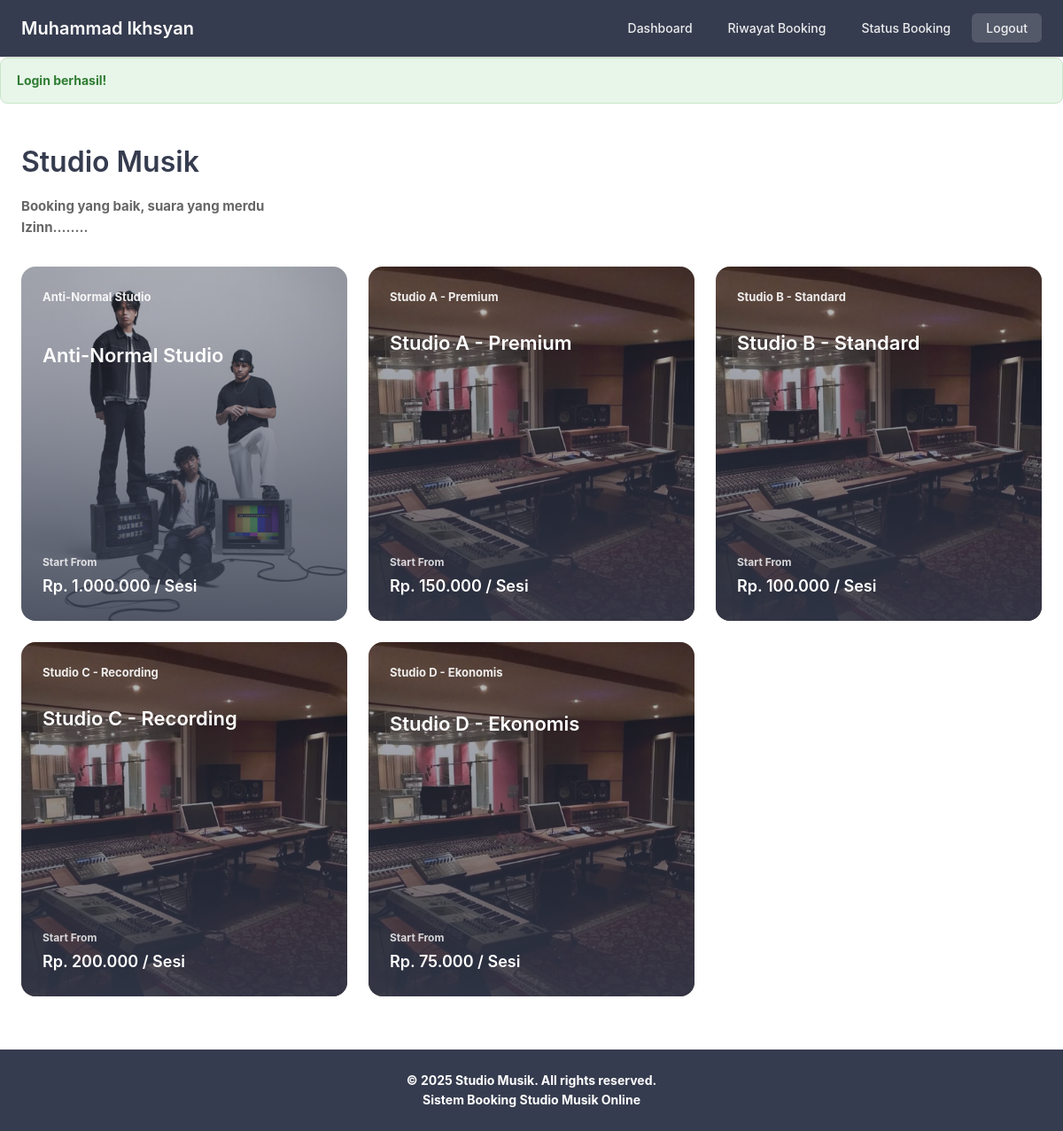
The page /public/index.php?url=user/dashboard (signed in) on the database its author committed.
### tables this page shows
CREATE TABLE `studios` (
  `id_studio` int(11) NOT NULL,
  `nama_studio` varchar(100) NOT NULL,
  `deskripsi` text DEFAULT NULL,
  `harga_per_jam` decimal(10,2) NOT NULL,
  `fasilitas` text DEFAULT NULL,
  `kapasitas` int(11) NOT NULL,
  `gambar` varchar(255) DEFAULT NULL,
  `status_ketersediaan` enum('Tersedia','Tidak Tersedia') DEFAULT 'Tersedia',
  `created_at` timestamp NULL DEFAULT current_timestamp()
);

### app/controllers/UserController.php (called while the page is built, shortened)
<?php
require_once __DIR__ . '/../../core/Controller.php';
class UserController extends Controller {
    public function dashboard() {
        $studioModel = $this->model('Studio');
        $studios = $studioModel->getAvailable();
        $data = [
            'user' => $_SESSION['user'],
            'studios' => $studios,
            'title' => 'Dashboard - Studio Musik'
        ];
        $this->view('user/dashboard', $data);
    }
}
?>

### core/Model.php (called while the page is built, shortened)
<?php
class Model {
    public function __construct() {
        require_once __DIR__ . '/../config/Database.php';
        $database = new Database();
        $this->db = $database->getConnection();
    }
}
?>

### config/Database.php (called while the page is built, shortened)
<?php
class Database {
    private $host = "localhost";
    private $db_name = "studio_music";
    private $username = "root";
    private $password = "";
    public function getConnection() {
        $this->conn = null;
        try {
            $this->conn = new PDO(
                "mysql:host=" . $this->host . ";dbname=" . $this->db_name,
                $this->username,
                $this->password
            );
            $this->conn->setAttribute(PDO::ATTR_ERRMODE, PDO::ERRMODE_EXCEPTION);
            $this->conn->exec("set names utf8");
        } catch(PDOException $e) {
            echo "Connection Error: " . $e->getMessage();
        }
        return $this->conn;
    }
}
?>

### app/models/Studio.php (called while the page is built, shortened)
<?php
require_once __DIR__ . '/../../core/Model.php';
class Studio extends Model {
    protected $table = 'studios';
    public function getAvailable() {
        $query = "SELECT * FROM " . $this->table . " WHERE status_ketersediaan = 'Tersedia' ORDER BY nama_studio ASC";
        $stmt = $this->db->prepare($query);
        $stmt->execute();
        return $stmt->fetchAll(PDO::FETCH_ASSOC);
    }
}
?>

### app/views/user/dashboard.php (the view, shortened to what this page needs)
<?php include __DIR__ . '/../layouts/header.php'; ?>
<div class="dashboard-container">
    <div class="page-header">
        <h2>Studio Musik</h2>
        <p class="subtitle">Booking yang baik, suara yang merdu</p>
        <p class="subtitle">Izinn........</p>
    </div>
    <div class="studio-grid">
        <?php if (!empty($studios)): ?>
            <?php foreach ($studios as $studio): ?>
                <div class="studio-card-modern">
                    <div class="studio-card-image-wrapper">
                        <img src="/Studio-Music/public/images/<?= htmlspecialchars($studio['gambar'] ?? 'default-studio.jpg') ?>" alt="<?= htmlspecialchars($studio['nama_studio']) ?>" class="studio-image-modern">
                        <div class="studio-overlay">
                            <div class="studio-location">
                                <?= htmlspecialchars($studio['nama_studio']) ?>
                            </div>
                            <h3 class="studio-title-overlay"><?= htmlspecialchars($studio['nama_studio']) ?></h3>
                            <div class="studio-footer-overlay">
                                <div class="studio-price-overlay">
                                    <div class="price-label">Start From</div>
                                    <div class="price-amount">Rp. <?= number_format($studio['harga_per_jam'], 0, ',', '.') ?> / Sesi</div>
                                </div>
                            </div>
                        </div>
                    </div>
                </div>
            <?php endforeach; ?>
        <?php else: ?>
            <div class="no-data">
                <p>Belum ada studio tersedia saat ini.</p>
            </div>
        <?php endif; ?>
    </div>
</div>
<?php include __DIR__ . '/../layouts/footer.php'; ?>

### public/css/minimalist.css (style rules this page uses)
* { margin: 0; padding: 0; box-sizing: border-box; }
body { font-family: -apple-system, BlinkMacSystemFont, 'SF Pro Display'; background-color: #ffffff; color: #2c2c2c; line-height: 1.6; font-weight: 700; }
.page-header { margin-bottom: 32px; }
.page-header h2 { font-size: 32px; color: #363c4f; margin-bottom: 12px; font-weight: 600; }
.page-header p, .page-header .subtitle { color: #666; font-size: 15px; }
.studio-grid { display: grid; grid-template-columns: repeat(auto-fill, minmax(320px, 1fr)); gap: 24px; margin-top: 24px; }
.studio-card-modern { background: white; border-radius: 16px; overflow: hidden; transition: all 0.3s ease; cursor: pointer; }
.studio-card-image-wrapper { position: relative; width: 100%; height: 400px; overflow: hidden; }
.studio-image-modern { width: 100%; height: 100%; object-fit: cover; transition: transform 0.5s ease; }
.studio-overlay { position: absolute; top: 0; left: 0; right: 0; bottom: 0; background: linear-gradient(to bottom, rgba(54, 60, 79, 0.3) 0%, rgba(54, 60, 79, 0.85) 100%); padding: 24px; display: flex; flex-direction: column; justify-content: space-between; color: white; }
.studio-location { font-size: 13px; color: rgba(255, 255, 255, 0.9); margin-bottom: 8px; }
.studio-title-overlay { font-size: 22px; font-weight: 600; color: white; margin: 0; }
.studio-footer-overlay { display: flex; justify-content: space-between; align-items: center; }
.studio-price-overlay { flex: 1; }
.price-label { font-size: 12px; color: rgba(255, 255, 255, 0.8); margin-bottom: 4px; }
.price-amount { font-size: 18px; font-weight: 600; color: white; }

### rows shown on the page
studios: gambar (picture), nama_studio "Anti-Normal Studio", harga_per_jam "1.000.000"
studios: gambar (picture), nama_studio "Studio A - Premium", harga_per_jam "150.000"
studios: gambar (picture), nama_studio "Studio B - Standard", harga_per_jam "100.000"
studios: gambar (picture), nama_studio "Studio C - Recording", harga_per_jam "200.000"
studios: gambar (picture), nama_studio "Studio D - Ekonomis", harga_per_jam "75.000"

### other values the page prints
$user['nama'] "Muhammad Ikhsyan"
$flash['message'] "Login berhasil!"
